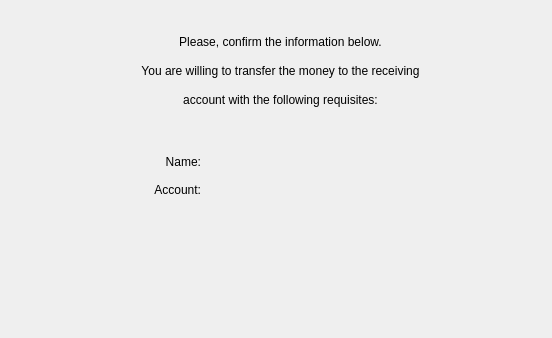
<?xml version="1.0" encoding="UTF-8"?>
<ui version="4.0">
 <class>Step2</class>
 <widget class="QWidget" name="Step2">
  <property name="geometry">
   <rect>
    <x>0</x>
    <y>0</y>
    <width>552</width>
    <height>338</height>
   </rect>
  </property>
  <property name="windowTitle">
   <string>Form</string>
  </property>
  <widget class="QWidget" name="verticalLayoutWidget">
   <property name="geometry">
    <rect>
     <x>100</x>
     <y>30</y>
     <width>361</width>
     <height>81</height>
    </rect>
   </property>
   <layout class="QVBoxLayout" name="verticalLayout">
    <item>
     <widget class="QLabel" name="label">
      <property name="text">
       <string>Please, confirm the information below.</string>
      </property>
      <property name="alignment">
       <set>Qt::AlignCenter</set>
      </property>
     </widget>
    </item>
    <item>
     <widget class="QLabel" name="label_2">
      <property name="text">
       <string>You are willing to transfer the money to the receiving</string>
      </property>
      <property name="alignment">
       <set>Qt::AlignCenter</set>
      </property>
     </widget>
    </item>
    <item>
     <widget class="QLabel" name="label_3">
      <property name="text">
       <string>account with the following requisites:</string>
      </property>
      <property name="alignment">
       <set>Qt::AlignCenter</set>
      </property>
     </widget>
    </item>
   </layout>
  </widget>
  <widget class="QWidget" name="verticalLayoutWidget_2">
   <property name="geometry">
    <rect>
     <x>100</x>
     <y>150</y>
     <width>101</width>
     <height>51</height>
    </rect>
   </property>
   <layout class="QVBoxLayout" name="verticalLayout_2">
    <item>
     <widget class="QLabel" name="label_4">
      <property name="text">
       <string>Name:</string>
      </property>
      <property name="alignment">
       <set>Qt::AlignRight|Qt::AlignTrailing|Qt::AlignVCenter</set>
      </property>
     </widget>
    </item>
    <item>
     <widget class="QLabel" name="label_5">
      <property name="text">
       <string>Account:</string>
      </property>
      <property name="alignment">
       <set>Qt::AlignRight|Qt::AlignTrailing|Qt::AlignVCenter</set>
      </property>
     </widget>
    </item>
   </layout>
  </widget>
  <widget class="QWidget" name="verticalLayoutWidget_3">
   <property name="geometry">
    <rect>
     <x>220</x>
     <y>150</y>
     <width>241</width>
     <height>51</height>
    </rect>
   </property>
   <layout class="QVBoxLayout" name="verticalLayout_3">
    <item>
     <widget class="QLabel" name="nameConfLabel">
      <property name="text">
       <string>&lt;Name&gt;</string>
      </property>
     </widget>
    </item>
    <item>
     <widget class="QLabel" name="accountConfLabel">
      <property name="text">
       <string>&lt;Account Number&gt;</string>
      </property>
     </widget>
    </item>
   </layout>
  </widget>
 </widget>
 <resources/>
 <connections/>
</ui>
